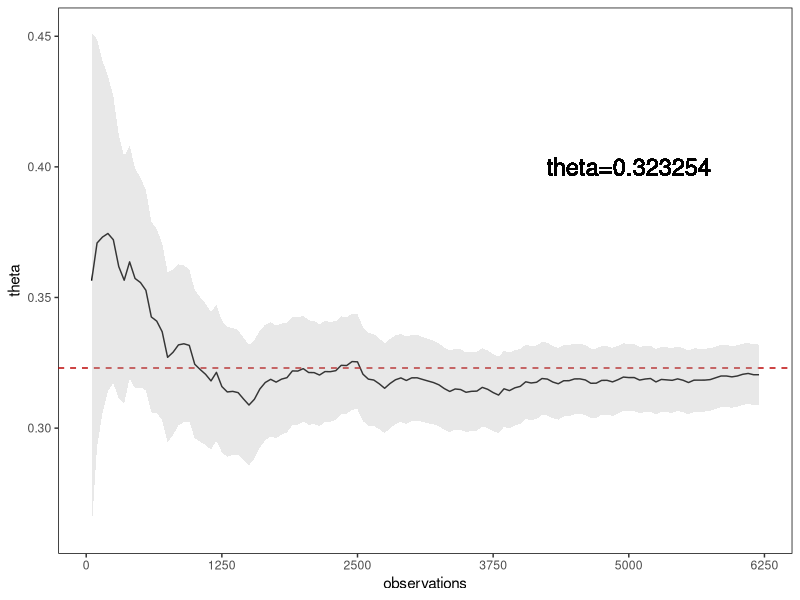
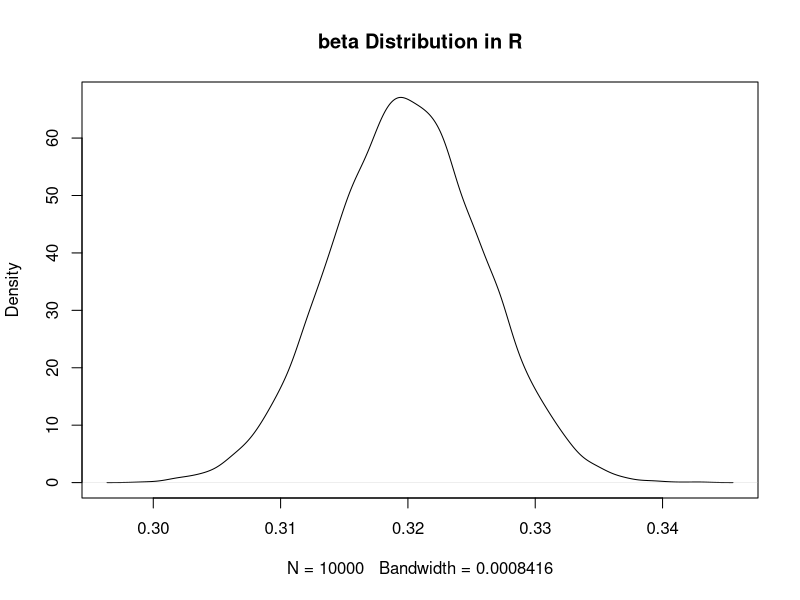

Source code (R) for these figures, in order:
library(ggplot2)


df <- read.csv('./mydata.csv')
death_list <- df$hospital_expire_flag

prior_num <- 100
prior_list <- death_list[1:prior_num]
prior_mean <- mean(prior_list)
prior_var <- var(prior_list)
# prior_a <- abs(((1 - prior_mean) / prior_var - 1 / prior_mean) * prior_mean ^ 2)
prior_a <- 35
# prior_b <- abs(prior_a * (1 / prior_mean - 1))
prior_b <- 65

theta_list <- c()
theta_std <- c()
for (i in death_list[(prior_num + 1):(length(death_list))])
{
  prior_a <- prior_a + i
  prior_b <- prior_b + 1 - i
  prior_list <- c(prior_list, i)
  theta <- prior_a / (prior_a + prior_b)
  # std <- sqrt(prior_a * prior_b / ((prior_a + prior_b) ^ 2 * (prior_a + prior_b + 1)))
  std <- sd(prior_list)
  theta_list <- c(theta_list, theta)
  theta_std <- c(theta_std, std)
}

theta_mean <- mean(theta_list)
theta_sd <- sd(theta_list)
aplha <- 0.05
# confidence <- qnorm(0.5 + aplha / 2) * theta_sd / sqrt(length(theta_list))

confidence_list <- c()
for (i in c((prior_num + 1):(length(death_list))))
{
  # unknown sigma, calculate mu
  # t-distribution
  confidence <- qt(1 - aplha / 2, i - 1) * theta_std[i - prior_num] / sqrt(i)
  confidence_list <- c(confidence_list, confidence)
}


# sampling ----------------------------------------------------------------
begin <- 1
step <- 50
sample_index <- seq(from=begin, to=length(theta_list), by=step)
theta_list <- theta_list[sample_index]
confidence_list <- confidence_list[sample_index]


df1 <- data.frame(observations=c(1:length(theta_list)), theta=theta_list)
df2 <- data.frame(observations=c(1:length(theta_list)), theta_up=theta_list+confidence_list, theta_down=theta_list-confidence_list)
ggplot(data = df1, mapping = aes(x = observations, y = theta))+
  geom_line()+labs(x="observations",y="theta")+
  geom_hline(aes(yintercept=theta_mean), colour="#BB0000", linetype="dashed")+
  # coord_cartesian(xlim =c(0, ((length(death_list) - begin) / step)), ylim = c(0.308, 1))+
  scale_x_continuous(breaks=c(0,25,50,75,100,125),labels=c(0,25,50,75,100,125)*50,)+
  geom_text(aes(x=100,y=0.4),label="theta=0.323254",cex=6)+
  theme(panel.grid=element_blank(), panel.background=element_rect(fill='transparent', color='black'),legend.position = c(0.15,0.85))+
  geom_ribbon(data = df2, mapping = aes(ymin=theta_down,ymax=theta_up),fill="grey70",alpha=0.3)


# PDF ---------------------------------------------------------------------

set.seed(13579)                                    
N <- 10000                                         
y_rbeta <- rbeta(N, shape1 = 1975, shape2 = 4198)        

plot(density(y_rbeta), main = "beta Distribution in R")
